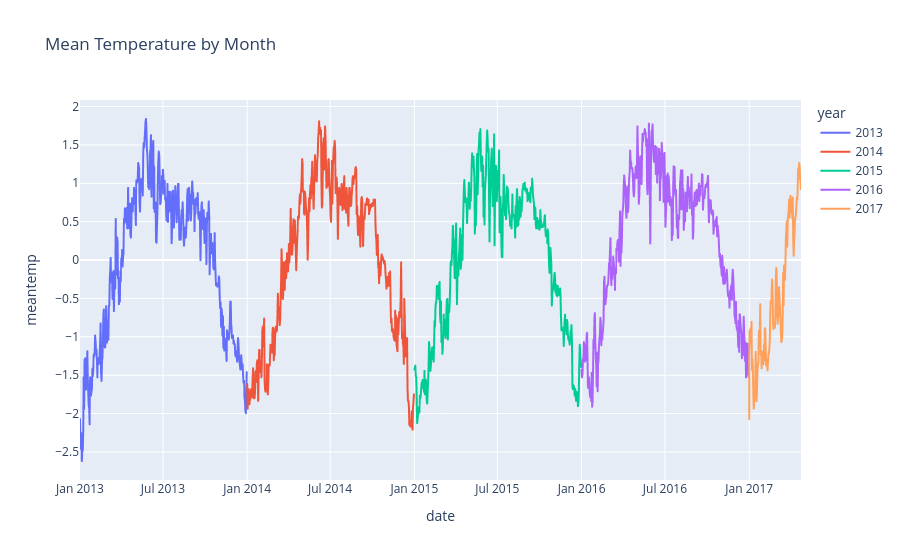

This figure's notebook cell:
### Code cell
# same in plotly
fig = px.line(df_scaled, x=df_scaled.index , y="meantemp", color="year", title='Mean Temperature by Month')
fig.show()
